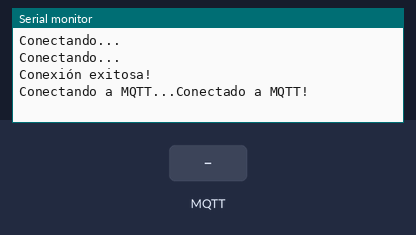
The sketch below on a simulated ESP32. On the bench: the last lines printed to the serial monitor. The test bench sets the inputs (shaded band). WiFi joins after 1.5 s; servers stay silent unless stated; no MQTT or app messages arrive unless stated.

Above: at 3.2 s.
3.3 s: MQTT message "1" arrives on the first subscribed topic
At 3.7 s:
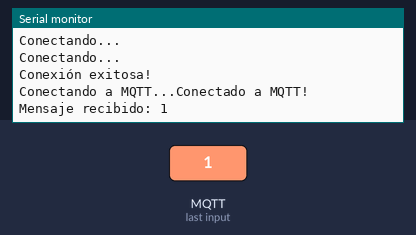
6.3 s: MQTT message "on" arrives on the first subscribed topic
At 7.2 s:
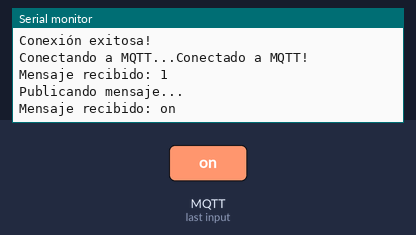
7.8 s: MQTT message "off" arrives on the first subscribed topic
At 8.3 s:
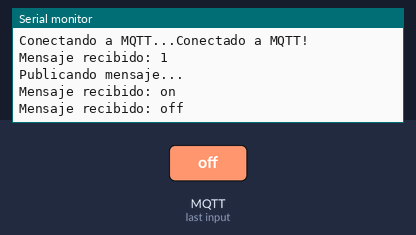

Measured:
- after the input at 3.3 s, the serial monitor: prints a new line at once (image 1)
- after the input at 6.3 s, the serial monitor: prints a new line at once (image 2)
- after the input at 7.8 s, the serial monitor: prints a new line at once (image 3)

The sketch:

HIVEMQbroker.ino
```cpp
#include <WiFi.h>
#include <WiFiClientSecure.h>
#include <PubSubClient.h>

// Configuración Wi-Fi
const char* ssid = "Mega_2.4G_3512";           // Tu red Wi-Fi
const char* password = "Ph5YcEUs";              // Tu contraseña Wi-Fi

// Configuración de HiveMQ Broker
const char* mqtt_server = "06b1f4b4bb38490380fee42cee1fd651.s1.eu.hivemq.cloud";  // Cluster URL
const int mqtt_port = 8883;             // Puerto para conexión segura (TLS)

// Tópicos de suscripción y publicación
const char* subscribe_topic = "test/receive";  // Tópico de suscripción
const char* publish_topic = "test/send";      // Tópico de publicación

WiFiClientSecure espClient;  // Cliente MQTT sobre SSL/TLS
PubSubClient client(espClient);

// Función de callback
void callback(char* topic, byte* payload, unsigned int length) {
  String message = "";
  for (int i = 0; i < length; i++) {
    message += (char)payload[i];
  }
  Serial.println("Mensaje recibido: " + message);
}

void setup() {
  // Inicializar comunicación serial
  Serial.begin(115200);

  // Conectar a Wi-Fi
  WiFi.begin(ssid, password);
  while (WiFi.status() != WL_CONNECTED) {
    delay(1000);
    Serial.println("Conectando...");
  }
  Serial.println("Conexión exitosa!");

  // Configurar el cliente MQTT con el certificado raíz (si es necesario)
  // Para simplificar este ejemplo, no estamos usando un certificado.
  // Si HiveMQ requiere un certificado SSL, deberás agregar el certificado raíz como se mostró anteriormente.

  client.setServer(mqtt_server, mqtt_port);
  client.setCallback(callback);  // Establecer la función de callback

  // Intentar conectar al broker
  connectToMQTT();
}

void connectToMQTT() {
  while (!client.connected()) {
    Serial.print("Conectando a MQTT...");
    if (client.connect("ESP32Client")) {  // Conectar sin autenticación
      Serial.println("Conectado a MQTT!");
      client.subscribe(subscribe_topic);  // Suscribirse al tópico
    } else {
      Serial.print("Error, rc=");
      Serial.print(client.state());
      delay(5000);
    }
  }
}

void loop() {
  // Mantener la conexión MQTT y procesar los mensajes recibidos
  client.loop();

  // Publicar un mensaje cada 5 segundos
  static long lastMsgTime = 0;
  long now = millis();
  if (now - lastMsgTime > 5000) {  // Publicar cada 5 segundos
    lastMsgTime = now;
    String msg = "Mensaje de prueba desde ESP32";
    Serial.println("Publicando mensaje...");
    client.publish(publish_topic, msg.c_str());
  }
}
```
